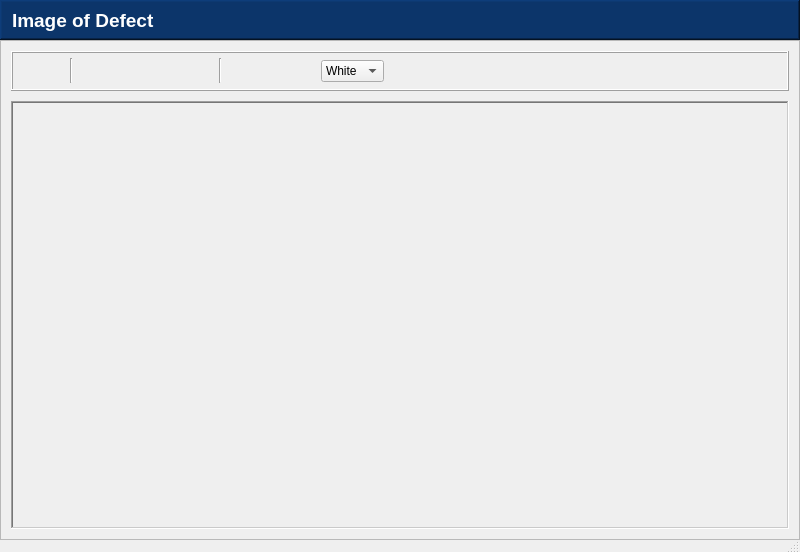
<?xml version="1.0" encoding="UTF-8"?>
<ui version="4.0">
 <class>MainWindow</class>
 <widget class="QMainWindow" name="MainWindow">
  <property name="geometry">
   <rect>
    <x>0</x>
    <y>0</y>
    <width>800</width>
    <height>552</height>
   </rect>
  </property>
  <property name="cursor">
   <cursorShape>OpenHandCursor</cursorShape>
  </property>
  <property name="windowTitle">
   <string>Example_UI</string>
  </property>
  <property name="windowIcon">
   <iconset>
    <normaloff>PageAPI/Icons/app_logo.ico</normaloff>PageAPI/Icons/app_logo.ico</iconset>
  </property>
  <widget class="QWidget" name="centralwidget">
   <property name="styleSheet">
    <string notr="true">QPushButton{
	border: none;
}

QGroupBox{
	font-weight: bold;
}

</string>
   </property>
   <layout class="QVBoxLayout" name="verticalLayout_4">
    <property name="spacing">
     <number>0</number>
    </property>
    <property name="leftMargin">
     <number>0</number>
    </property>
    <property name="topMargin">
     <number>0</number>
    </property>
    <property name="rightMargin">
     <number>0</number>
    </property>
    <property name="bottomMargin">
     <number>0</number>
    </property>
    <item>
     <widget class="QFrame" name="header">
      <property name="minimumSize">
       <size>
        <width>0</width>
        <height>40</height>
       </size>
      </property>
      <property name="maximumSize">
       <size>
        <width>16777215</width>
        <height>40</height>
       </size>
      </property>
      <property name="cursor">
       <cursorShape>OpenHandCursor</cursorShape>
      </property>
      <property name="styleSheet">
       <string notr="true">QFrame{
	background: #0C356A;
}

</string>
      </property>
      <property name="frameShape">
       <enum>QFrame::WinPanel</enum>
      </property>
      <property name="frameShadow">
       <enum>QFrame::Raised</enum>
      </property>
      <layout class="QHBoxLayout" name="horizontalLayout">
       <property name="spacing">
        <number>10</number>
       </property>
       <property name="leftMargin">
        <number>10</number>
       </property>
       <property name="topMargin">
        <number>5</number>
       </property>
       <property name="rightMargin">
        <number>10</number>
       </property>
       <property name="bottomMargin">
        <number>5</number>
       </property>
       <item>
        <widget class="QLabel" name="title">
         <property name="font">
          <font>
           <pointsize>14</pointsize>
           <weight>75</weight>
           <bold>true</bold>
          </font>
         </property>
         <property name="styleSheet">
          <string notr="true">QLabel{
	color: white;
	font-size: 14pt;
	font-weight: bold;
}</string>
         </property>
         <property name="text">
          <string>Image of Defect</string>
         </property>
        </widget>
       </item>
       <item>
        <spacer name="horizontalSpacer">
         <property name="orientation">
          <enum>Qt::Horizontal</enum>
         </property>
         <property name="sizeHint" stdset="0">
          <size>
           <width>40</width>
           <height>20</height>
          </size>
         </property>
        </spacer>
       </item>
       <item>
        <widget class="QPushButton" name="close_header_pushButton">
         <property name="minimumSize">
          <size>
           <width>0</width>
           <height>0</height>
          </size>
         </property>
         <property name="maximumSize">
          <size>
           <width>16777215</width>
           <height>16777215</height>
          </size>
         </property>
         <property name="cursor">
          <cursorShape>PointingHandCursor</cursorShape>
         </property>
         <property name="toolTip">
          <string>&lt;html&gt;&lt;head/&gt;&lt;body&gt;&lt;p&gt;Close&lt;/p&gt;&lt;/body&gt;&lt;/html&gt;</string>
         </property>
         <property name="styleSheet">
          <string notr="true">QPushButton{
	padding: 5px;
}

QPushButton:hover{
	background: #F70000;
 }</string>
         </property>
         <property name="text">
          <string/>
         </property>
         <property name="icon">
          <iconset>
           <normaloff>../icons/cil-x.png</normaloff>../icons/cil-x.png</iconset>
         </property>
         <property name="iconSize">
          <size>
           <width>15</width>
           <height>15</height>
          </size>
         </property>
        </widget>
       </item>
      </layout>
     </widget>
    </item>
    <item>
     <widget class="QFrame" name="main">
      <property name="minimumSize">
       <size>
        <width>800</width>
        <height>500</height>
       </size>
      </property>
      <property name="maximumSize">
       <size>
        <width>16777215</width>
        <height>16777215</height>
       </size>
      </property>
      <property name="cursor">
       <cursorShape>ArrowCursor</cursorShape>
      </property>
      <property name="frameShape">
       <enum>QFrame::StyledPanel</enum>
      </property>
      <property name="frameShadow">
       <enum>QFrame::Raised</enum>
      </property>
      <layout class="QVBoxLayout" name="verticalLayout_3">
       <property name="spacing">
        <number>10</number>
       </property>
       <property name="leftMargin">
        <number>10</number>
       </property>
       <property name="topMargin">
        <number>10</number>
       </property>
       <property name="rightMargin">
        <number>10</number>
       </property>
       <property name="bottomMargin">
        <number>10</number>
       </property>
       <item>
        <widget class="QFrame" name="frame">
         <property name="minimumSize">
          <size>
           <width>0</width>
           <height>40</height>
          </size>
         </property>
         <property name="maximumSize">
          <size>
           <width>16777215</width>
           <height>40</height>
          </size>
         </property>
         <property name="styleSheet">
          <string notr="true">QPushButton{
	padding: 5px;
}

QPushButton:hover{
	background: #a3a3a3;
}

QPushButton:pressed {
	background: rgb(0, 0, 0);
}</string>
         </property>
         <property name="frameShape">
          <enum>QFrame::Box</enum>
         </property>
         <property name="frameShadow">
          <enum>QFrame::Raised</enum>
         </property>
         <layout class="QHBoxLayout" name="horizontalLayout_2">
          <property name="spacing">
           <number>5</number>
          </property>
          <property name="leftMargin">
           <number>10</number>
          </property>
          <property name="topMargin">
           <number>0</number>
          </property>
          <property name="rightMargin">
           <number>10</number>
          </property>
          <property name="bottomMargin">
           <number>0</number>
          </property>
          <item>
           <widget class="QPushButton" name="save_image_toolbar_pushButton">
            <property name="minimumSize">
             <size>
              <width>0</width>
              <height>0</height>
             </size>
            </property>
            <property name="maximumSize">
             <size>
              <width>16777215</width>
              <height>16777215</height>
             </size>
            </property>
            <property name="cursor">
             <cursorShape>PointingHandCursor</cursorShape>
            </property>
            <property name="toolTip">
             <string/>
            </property>
            <property name="styleSheet">
             <string notr="true">Save Image</string>
            </property>
            <property name="text">
             <string/>
            </property>
            <property name="icon">
             <iconset>
              <normaloff>../icons/save.png</normaloff>../icons/save.png</iconset>
            </property>
            <property name="iconSize">
             <size>
              <width>21</width>
              <height>21</height>
             </size>
            </property>
           </widget>
          </item>
          <item>
           <widget class="Line" name="line">
            <property name="minimumSize">
             <size>
              <width>0</width>
              <height>25</height>
             </size>
            </property>
            <property name="maximumSize">
             <size>
              <width>16777215</width>
              <height>25</height>
             </size>
            </property>
            <property name="orientation">
             <enum>Qt::Vertical</enum>
            </property>
           </widget>
          </item>
          <item>
           <widget class="QPushButton" name="zoomin_toolbar_pushButton">
            <property name="minimumSize">
             <size>
              <width>0</width>
              <height>0</height>
             </size>
            </property>
            <property name="maximumSize">
             <size>
              <width>16777215</width>
              <height>16777215</height>
             </size>
            </property>
            <property name="cursor">
             <cursorShape>PointingHandCursor</cursorShape>
            </property>
            <property name="toolTip">
             <string/>
            </property>
            <property name="styleSheet">
             <string notr="true">Zoom In</string>
            </property>
            <property name="text">
             <string/>
            </property>
            <property name="icon">
             <iconset>
              <normaloff>../icons/zoom-in.png</normaloff>../icons/zoom-in.png</iconset>
            </property>
            <property name="iconSize">
             <size>
              <width>21</width>
              <height>21</height>
             </size>
            </property>
           </widget>
          </item>
          <item>
           <widget class="QPushButton" name="zoomout_toolbar_pushButton">
            <property name="minimumSize">
             <size>
              <width>0</width>
              <height>0</height>
             </size>
            </property>
            <property name="maximumSize">
             <size>
              <width>16777215</width>
              <height>16777215</height>
             </size>
            </property>
            <property name="cursor">
             <cursorShape>PointingHandCursor</cursorShape>
            </property>
            <property name="toolTip">
             <string/>
            </property>
            <property name="styleSheet">
             <string notr="true">Zoom Out</string>
            </property>
            <property name="text">
             <string/>
            </property>
            <property name="icon">
             <iconset>
              <normaloff>../icons/zoom-out.png</normaloff>../icons/zoom-out.png</iconset>
            </property>
            <property name="iconSize">
             <size>
              <width>21</width>
              <height>21</height>
             </size>
            </property>
           </widget>
          </item>
          <item>
           <widget class="QPushButton" name="fitinview_toolbar_pushButton">
            <property name="minimumSize">
             <size>
              <width>0</width>
              <height>0</height>
             </size>
            </property>
            <property name="maximumSize">
             <size>
              <width>16777215</width>
              <height>16777215</height>
             </size>
            </property>
            <property name="cursor">
             <cursorShape>PointingHandCursor</cursorShape>
            </property>
            <property name="toolTip">
             <string/>
            </property>
            <property name="styleSheet">
             <string notr="true">Zoom to Fit</string>
            </property>
            <property name="text">
             <string/>
            </property>
            <property name="icon">
             <iconset>
              <normaloff>../icons/zoom-strech.png</normaloff>../icons/zoom-strech.png</iconset>
            </property>
            <property name="iconSize">
             <size>
              <width>21</width>
              <height>21</height>
             </size>
            </property>
           </widget>
          </item>
          <item>
           <widget class="Line" name="line_2">
            <property name="minimumSize">
             <size>
              <width>0</width>
              <height>25</height>
             </size>
            </property>
            <property name="maximumSize">
             <size>
              <width>16777215</width>
              <height>25</height>
             </size>
            </property>
            <property name="orientation">
             <enum>Qt::Vertical</enum>
            </property>
           </widget>
          </item>
          <item>
           <widget class="QPushButton" name="crosshair_toolbar_pushButton">
            <property name="minimumSize">
             <size>
              <width>0</width>
              <height>0</height>
             </size>
            </property>
            <property name="maximumSize">
             <size>
              <width>16777215</width>
              <height>16777215</height>
             </size>
            </property>
            <property name="cursor">
             <cursorShape>PointingHandCursor</cursorShape>
            </property>
            <property name="toolTip">
             <string/>
            </property>
            <property name="styleSheet">
             <string notr="true">Show Crosshair</string>
            </property>
            <property name="text">
             <string/>
            </property>
            <property name="icon">
             <iconset>
              <normaloff>../icons/crosshair.png</normaloff>../icons/crosshair.png</iconset>
            </property>
            <property name="iconSize">
             <size>
              <width>21</width>
              <height>21</height>
             </size>
            </property>
           </widget>
          </item>
          <item>
           <widget class="QPushButton" name="gridline_toolbar_pushButton">
            <property name="minimumSize">
             <size>
              <width>0</width>
              <height>0</height>
             </size>
            </property>
            <property name="maximumSize">
             <size>
              <width>16777215</width>
              <height>16777215</height>
             </size>
            </property>
            <property name="cursor">
             <cursorShape>PointingHandCursor</cursorShape>
            </property>
            <property name="toolTip">
             <string/>
            </property>
            <property name="styleSheet">
             <string notr="true">Show Grid</string>
            </property>
            <property name="text">
             <string/>
            </property>
            <property name="icon">
             <iconset>
              <normaloff>../icons/grid.png</normaloff>../icons/grid.png</iconset>
            </property>
            <property name="iconSize">
             <size>
              <width>21</width>
              <height>21</height>
             </size>
            </property>
           </widget>
          </item>
          <item>
           <widget class="QComboBox" name="gridcolor_toolbar_comboBox">
            <item>
             <property name="text">
              <string>White</string>
             </property>
            </item>
            <item>
             <property name="text">
              <string>Black</string>
             </property>
            </item>
            <item>
             <property name="text">
              <string>Red</string>
             </property>
            </item>
            <item>
             <property name="text">
              <string>Green</string>
             </property>
            </item>
            <item>
             <property name="text">
              <string>Blue</string>
             </property>
            </item>
           </widget>
          </item>
          <item>
           <spacer name="horizontalSpacer_2">
            <property name="orientation">
             <enum>Qt::Horizontal</enum>
            </property>
            <property name="sizeHint" stdset="0">
             <size>
              <width>40</width>
              <height>20</height>
             </size>
            </property>
           </spacer>
          </item>
         </layout>
        </widget>
       </item>
       <item>
        <widget class="QFrame" name="photoviewer_frame">
         <property name="frameShape">
          <enum>QFrame::WinPanel</enum>
         </property>
         <property name="frameShadow">
          <enum>QFrame::Sunken</enum>
         </property>
         <layout class="QHBoxLayout" name="horizontalLayout_4">
          <property name="spacing">
           <number>0</number>
          </property>
          <property name="leftMargin">
           <number>5</number>
          </property>
          <property name="topMargin">
           <number>5</number>
          </property>
          <property name="rightMargin">
           <number>5</number>
          </property>
          <property name="bottomMargin">
           <number>5</number>
          </property>
          <item>
           <layout class="QHBoxLayout" name="horizontalLayout_3"/>
          </item>
         </layout>
        </widget>
       </item>
      </layout>
     </widget>
    </item>
   </layout>
  </widget>
  <widget class="QStatusBar" name="statusBar">
   <property name="maximumSize">
    <size>
     <width>16777215</width>
     <height>12</height>
    </size>
   </property>
  </widget>
 </widget>
 <resources/>
 <connections/>
</ui>
